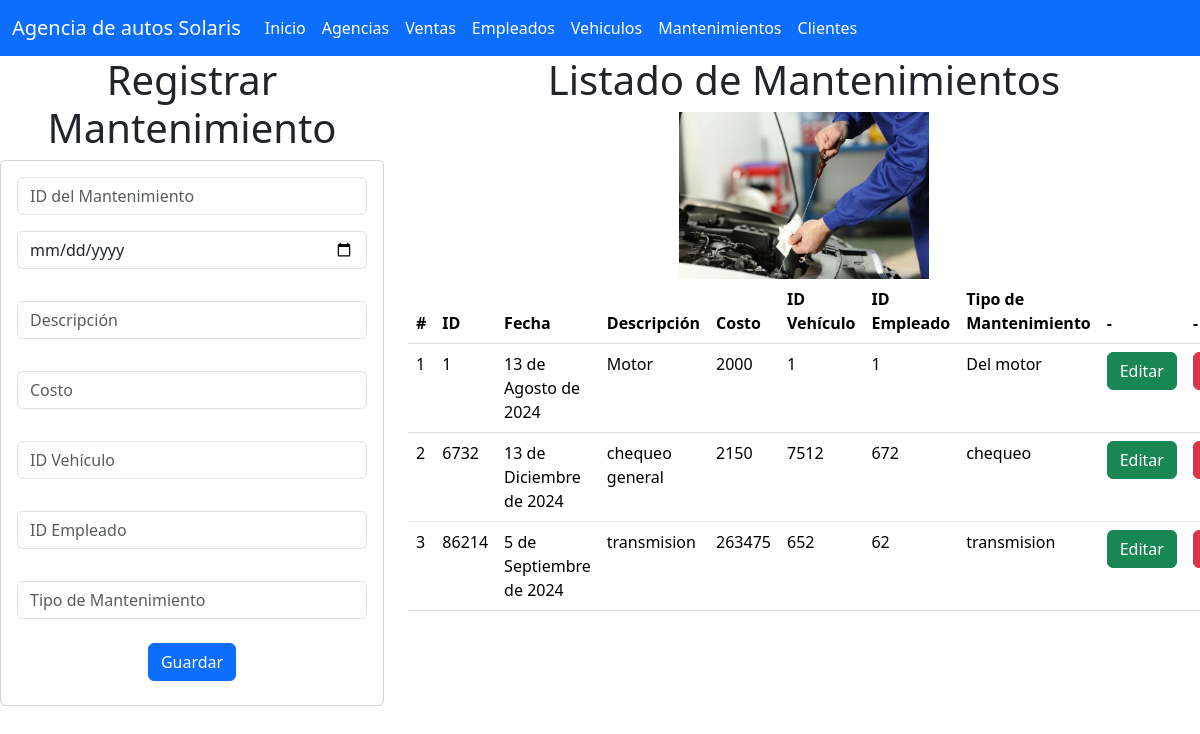
The page /mantenimiento_app/mantenimientos on the database its author committed.
### mantenimiento_app/models.py (models this page shows, shortened)
class Mantenimiento(models.Model):
    id_mantenimiento = models.IntegerField(primary_key=True)
    fecha = models.DateField()
    descripcion = models.CharField(max_length=255)
    costo = models.IntegerField()
    id_vehiculo = models.IntegerField()
    id_empleado = models.IntegerField()
    tipo_mantenimiento = models.CharField(max_length=255)

### mantenimiento_app/views.py (the view)
# urls.py: path("mantenimientos",views.mantenimientos,name="mantenimientos"),
def mantenimientos(request):
    losmantenimientos = Mantenimiento.objects.all()
    return render(request, 'gestionarMantenimientos.html', {"mismantenimientos": losmantenimientos})

### mantenimiento_app/templates/gestionarMantenimientos.html (shortened to what this page needs)
{% extends "base.html" %}
{% load static %}
{% block cuerpo %}
<div class="row">
  <div class="col-sm-12 col-md-4 col-lg-4 col-xl-4">
    <h1>Registrar Mantenimiento</h1>
    <div class="card">
      <div class="card-body">
        <form action="{% url 'registrarMantenimiento' %}" method="POST">
          <div class="form-group">
            <input type="text" id="txtid_mantenimiento" name="txtid_mantenimiento" class="form-control" placeholder="ID del Mantenimiento" required>
          </div>
          <div class="form-group py-3">
            <input type="date" id="datefecha" name="datefecha" class="form-control" required>
          </div>
          <div class="form-group py-3">
            <input type="text" id="txtdescripcion" name="txtdescripcion" class="form-control" placeholder="Descripción" maxlength="255" required>
          </div>
          <div class="form-group py-3">
            <input type="number" id="numcosto" name="numcosto" class="form-control" placeholder="Costo" required>
          </div>
          <div class="form-group py-3">
            <input type="number" id="numid_vehiculo" name="numid_vehiculo" class="form-control" placeholder="ID Vehículo" required>
          </div>
          <div class="form-group py-3">
            <input type="number" id="numid_empleado" name="numid_empleado" class="form-control" placeholder="ID Empleado" required>
          </div>
          <div class="form-group py-3">
            <input type="text" id="txttipo_mantenimiento" name="txttipo_mantenimiento" class="form-control" placeholder="Tipo de Mantenimiento" maxlength="255" required>
          </div>
          <div class="form-group py-2">
            <button type="submit" class="btn btn-primary">Guardar</button>
          </div>
        </form>
      </div>
    </div>
  </div>
<div class="col-sm-12 col-md-8 col-lg-8 col-xl-8">
  <h1>Listado de Mantenimientos</h1>
  <img src="{% static 'img/mantenimientos.jpg' %}" style="width: 250px;" alt="Imagen de Mantenimientos">
  <div class="table-responsive">
    <table class="table">
      <thead>
        <tr>
          <th scope="col">#</th>
          <th scope="col">ID</th>
          <th scope="col">Fecha</th>
          <th scope="col">Descripción</th>
          <th scope="col">Costo</th>
          <th scope="col">ID Vehículo</th>
          <th scope="col">ID Empleado</th>
          <th scope="col">Tipo de Mantenimiento</th>
          <th scope="col">-</th>
          <th scope="col">-</th>
        </tr>
      </thead>
      <tbody>
        {% for mantenimiento in mismantenimientos %}
        <tr>
          <td>{{ forloop.counter }}</td>
          <td>{{ mantenimiento.id_mantenimiento }}</td>
          <td>{{ mantenimiento.fecha }}</td>
          <td>{{ mantenimiento.descripcion }}</td>
          <td>{{ mantenimiento.costo }}</td>
          <td>{{ mantenimiento.id_vehiculo }}</td>
          <td>{{ mantenimiento.id_empleado }}</td>
          <td>{{ mantenimiento.tipo_mantenimiento }}</td>
          <td><a href="seleccionarMantenimiento/{{ mantenimiento.id_mantenimiento }}" class="btn btn-success">Editar</a></td>
          <td><a href="borrarMantenimiento/{{ mantenimiento.id_mantenimiento }}" class="btn btn-danger">Borrar</a></td>
        </tr>
        {% endfor %}
      </tbody>
    </table>
  </div>
</div>
{% endblock %}

### rows shown on the page
Mantenimiento: id_mantenimiento "1", fecha "13 de Agosto de 2024", descripcion "Motor", costo "2000", id_vehiculo "1", id_empleado "1", tipo_mantenimiento "Del motor"
Mantenimiento: id_mantenimiento "6732", fecha "13 de Diciembre de 2024", descripcion "chequeo general", costo "2150", id_vehiculo "7512", id_empleado "672", tipo_mantenimiento "chequeo"
Mantenimiento: id_mantenimiento "86214", fecha "5 de Septiembre de 2024", descripcion "transmision", costo "263475", id_vehiculo "652", id_empleado "62", tipo_mantenimiento "transmision"
